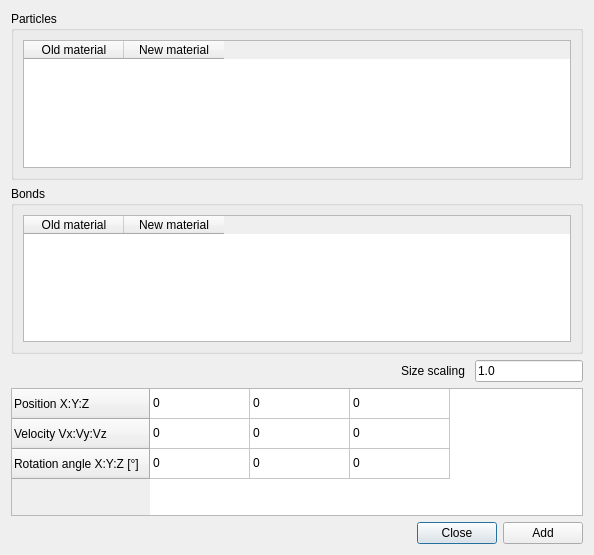
<?xml version="1.0" encoding="UTF-8"?>
<ui version="4.0">
 <class>insertAgglomTab</class>
 <widget class="QDialog" name="insertAgglomTab">
  <property name="windowModality">
   <enum>Qt::ApplicationModal</enum>
  </property>
  <property name="geometry">
   <rect>
    <x>0</x>
    <y>0</y>
    <width>588</width>
    <height>555</height>
   </rect>
  </property>
  <property name="windowTitle">
   <string>Insert selected agglomerate</string>
  </property>
  <layout class="QVBoxLayout" name="verticalLayout_3">
   <item>
    <widget class="QGroupBox" name="groupBoxParticles">
     <property name="title">
      <string>Particles</string>
     </property>
     <layout class="QVBoxLayout" name="verticalLayout">
      <item>
       <widget class="QTableWidget" name="tableWidgetParticles">
        <attribute name="horizontalHeaderCascadingSectionResizes">
         <bool>true</bool>
        </attribute>
        <attribute name="verticalHeaderVisible">
         <bool>false</bool>
        </attribute>
        <column>
         <property name="text">
          <string>Old material</string>
         </property>
        </column>
        <column>
         <property name="text">
          <string>New material</string>
         </property>
        </column>
       </widget>
      </item>
     </layout>
    </widget>
   </item>
   <item>
    <widget class="QGroupBox" name="groupBoxBonds">
     <property name="title">
      <string>Bonds</string>
     </property>
     <layout class="QVBoxLayout" name="verticalLayout_2">
      <item>
       <widget class="QTableWidget" name="tableWidgetBonds">
        <attribute name="horizontalHeaderCascadingSectionResizes">
         <bool>true</bool>
        </attribute>
        <attribute name="horizontalHeaderStretchLastSection">
         <bool>false</bool>
        </attribute>
        <attribute name="verticalHeaderVisible">
         <bool>false</bool>
        </attribute>
        <column>
         <property name="text">
          <string>Old material</string>
         </property>
        </column>
        <column>
         <property name="text">
          <string>New material</string>
         </property>
        </column>
       </widget>
      </item>
     </layout>
    </widget>
   </item>
   <item>
    <layout class="QHBoxLayout" name="horizontalLayout_4" stretch="1,0,0">
     <item>
      <spacer name="horizontalSpacer_2">
       <property name="orientation">
        <enum>Qt::Horizontal</enum>
       </property>
       <property name="sizeHint" stdset="0">
        <size>
         <width>40</width>
         <height>20</height>
        </size>
       </property>
      </spacer>
     </item>
     <item>
      <widget class="QLabel" name="label_4">
       <property name="text">
        <string>Size scaling </string>
       </property>
      </widget>
     </item>
     <item>
      <widget class="QLineEdit" name="scalingFactor">
       <property name="text">
        <string>1.0</string>
       </property>
      </widget>
     </item>
    </layout>
   </item>
   <item>
    <widget class="QTableWidget" name="propTable">
     <attribute name="horizontalHeaderVisible">
      <bool>false</bool>
     </attribute>
     <row>
      <property name="text">
       <string>Position X:Y:Z </string>
      </property>
     </row>
     <row>
      <property name="text">
       <string>Velocity Vx:Vy:Vz</string>
      </property>
     </row>
     <row>
      <property name="text">
       <string>Rotation angle X:Y:Z [°]</string>
      </property>
     </row>
     <column>
      <property name="text">
       <string>New Column</string>
      </property>
     </column>
     <column>
      <property name="text">
       <string>New Column</string>
      </property>
     </column>
     <column>
      <property name="text">
       <string>New Column</string>
      </property>
     </column>
     <item row="0" column="0">
      <property name="text">
       <string>0</string>
      </property>
     </item>
     <item row="0" column="1">
      <property name="text">
       <string>0</string>
      </property>
     </item>
     <item row="0" column="2">
      <property name="text">
       <string>0</string>
      </property>
     </item>
     <item row="1" column="0">
      <property name="text">
       <string>0</string>
      </property>
     </item>
     <item row="1" column="1">
      <property name="text">
       <string>0</string>
      </property>
     </item>
     <item row="1" column="2">
      <property name="text">
       <string>0</string>
      </property>
     </item>
     <item row="2" column="0">
      <property name="text">
       <string>0</string>
      </property>
     </item>
     <item row="2" column="1">
      <property name="text">
       <string>0</string>
      </property>
     </item>
     <item row="2" column="2">
      <property name="text">
       <string>0</string>
      </property>
     </item>
    </widget>
   </item>
   <item>
    <layout class="QHBoxLayout" name="horizontalLayout">
     <item>
      <widget class="QLabel" name="statusMessage">
       <property name="minimumSize">
        <size>
         <width>400</width>
         <height>0</height>
        </size>
       </property>
       <property name="text">
        <string/>
       </property>
      </widget>
     </item>
     <item>
      <spacer name="horizontalSpacer">
       <property name="orientation">
        <enum>Qt::Horizontal</enum>
       </property>
       <property name="sizeHint" stdset="0">
        <size>
         <width>40</width>
         <height>20</height>
        </size>
       </property>
      </spacer>
     </item>
     <item>
      <widget class="QPushButton" name="pushButton_2">
       <property name="text">
        <string>Close</string>
       </property>
      </widget>
     </item>
     <item>
      <widget class="QPushButton" name="addAgglom">
       <property name="text">
        <string>Add</string>
       </property>
       <property name="icon">
        <iconset resource="../../MusenGUI/MusenGUI/musengui.qrc">
         <normaloff>:/MusenGUI/Pictures/apply.png</normaloff>:/MusenGUI/Pictures/apply.png</iconset>
       </property>
      </widget>
     </item>
    </layout>
   </item>
  </layout>
 </widget>
 <resources>
  <include location="../../MusenGUI/MusenGUI/musengui.qrc"/>
 </resources>
 <connections>
  <connection>
   <sender>pushButton_2</sender>
   <signal>clicked()</signal>
   <receiver>insertAgglomTab</receiver>
   <slot>close()</slot>
   <hints>
    <hint type="sourcelabel">
     <x>524</x>
     <y>420</y>
    </hint>
    <hint type="destinationlabel">
     <x>449</x>
     <y>427</y>
    </hint>
   </hints>
  </connection>
 </connections>
</ui>
